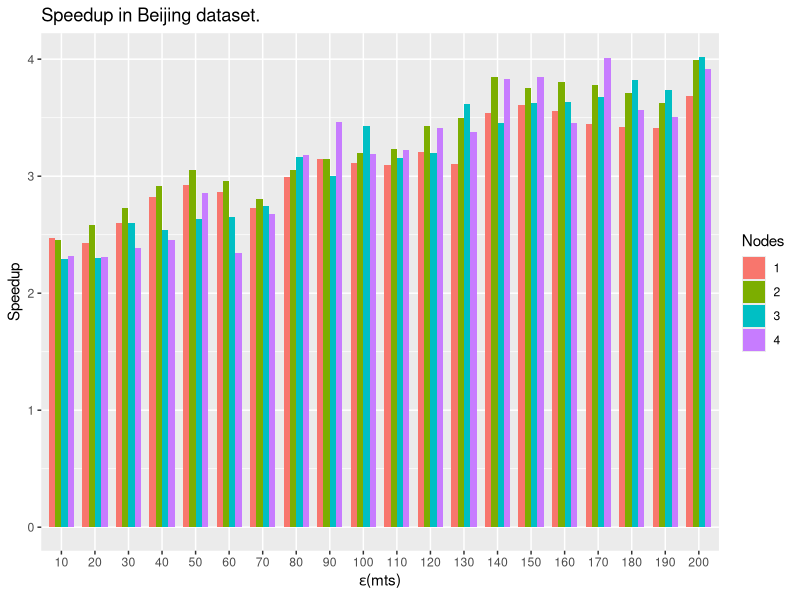
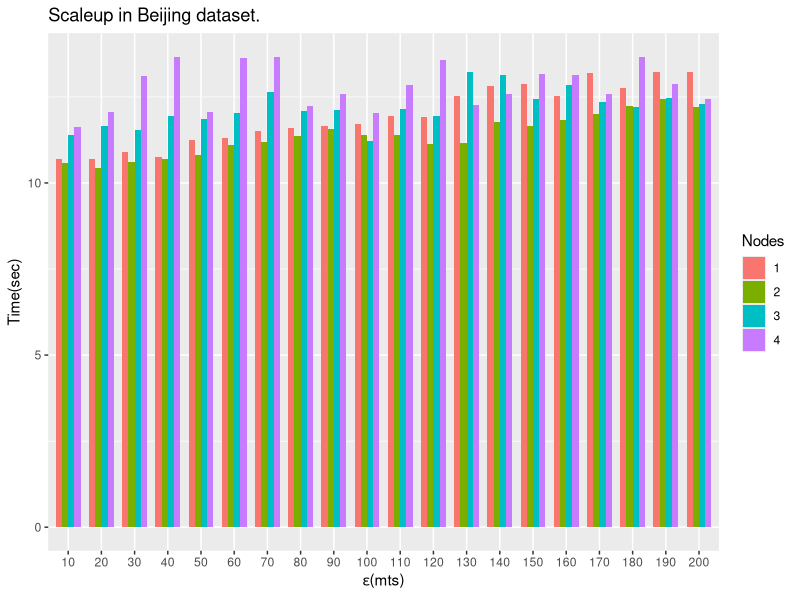

These charts were generated, in order, by the following R code:
library(ggplot2)

local <- read.csv("Beijing_PBFE_LOCAL_N10K-100K_E10-200.csv", header = F)
node4 <- read.csv("Beijing_PBFE_NODE4_N10K-100K_E10-200.csv", header = F)
node4$V6 <- "4" 
node4$V7 <- local$V5 / node4$V5  
node4$V8 <- local$V5 
node3 <- read.csv("Beijing_PBFE_NODE3_N10K-100K_E10-200.csv", header = F)
node3$V6 <- "3" 
node3$V7 <- local$V5 / node3$V5  
node3$V8 <- local$V5
node2 <- read.csv("Beijing_PBFE_NODE2_N10K-100K_E10-200.csv", header = F)
node2$V6 <- "2" 
node2$V7 <- local$V5 / node2$V5  
node2$V8 <- local$V5
node1 <- read.csv("Beijing_PBFE_NODE1_N10K-100K_E10-200.csv", header = F)
node1$V6 <- "1" 
node1$V7 <- local$V5 / node1$V5  
node1$V8 <- local$V5
data <- rbind(node1,node2,node3,node4)
write.table(data, file = 'Beijing.csv', col.names = F, row.names = F, sep = ',', quote = F)
rm(node4,node3,node2,node1)

data <- data[,c(2,3,5,6,7)]
names(data) = c("Epsilon", "Dataset", "Time", "Nodes", "Speedup")
# data <- data[data$Epsilon == 200,]

reorder = c("10K", "20K", "30K", "40K", "50K", "60K", "70K", "80K", "90K", "100K")
data$Dataset = factor(data$Dataset, levels = reorder)
#data <- data[data$Dataset == "50K",]

#data <- data[data$Epsilon >= 150,]
title="Speedup in Beijing dataset."
g = ggplot(data=data, aes(x=factor(Epsilon), y=Speedup, fill=Nodes)) +
  geom_bar(stat="identity", position=position_dodge(width = 0.75),width = 0.75) +
  labs(title=title, x=expression(paste(epsilon,"(mts)")))
pdf("Beijing_Speedup.pdf", width = 10.5, height = 7.5)
plot(g)
dev.off()

title="Scaleup in Beijing dataset."
g = ggplot(data=data, aes(x=factor(Epsilon), y=Time, fill=Nodes)) +
  geom_bar(stat="identity", position=position_dodge(width = 0.75),width = 0.75) +
  labs(title=title, x=expression(paste(epsilon,"(mts)")), y="Time(sec)")
pdf("Beijing_Scaleup.pdf", width = 10.5, height = 7.5)
plot(g)
dev.off()
